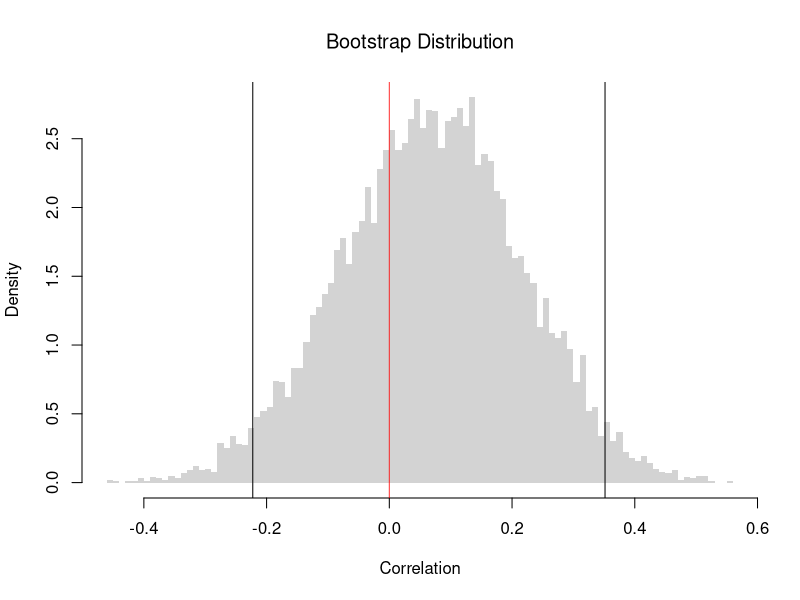
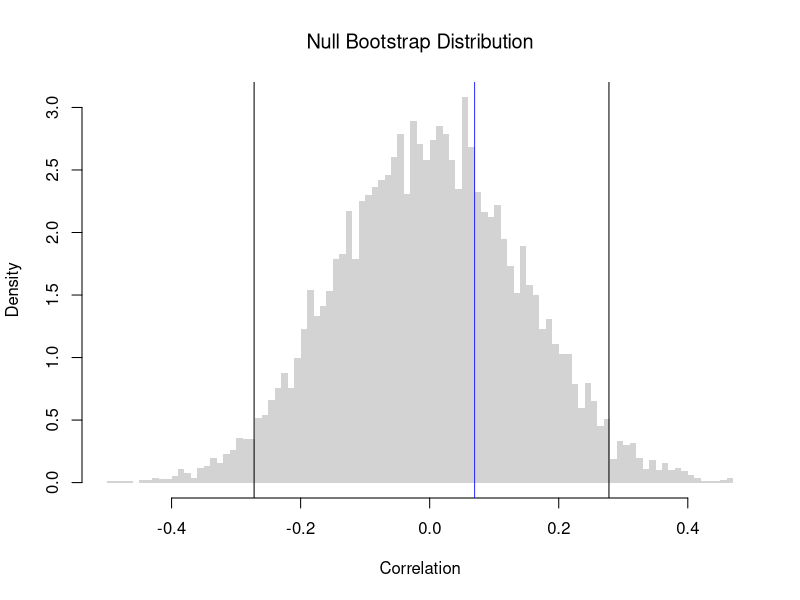
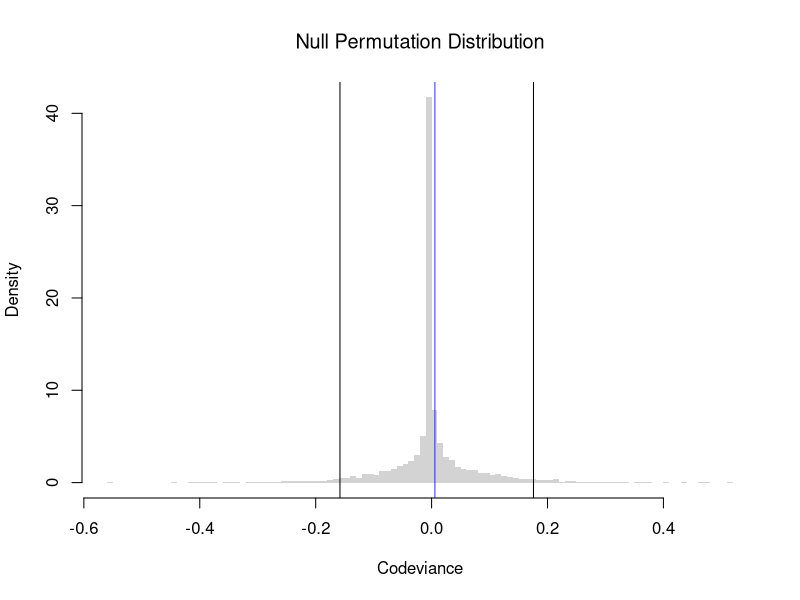
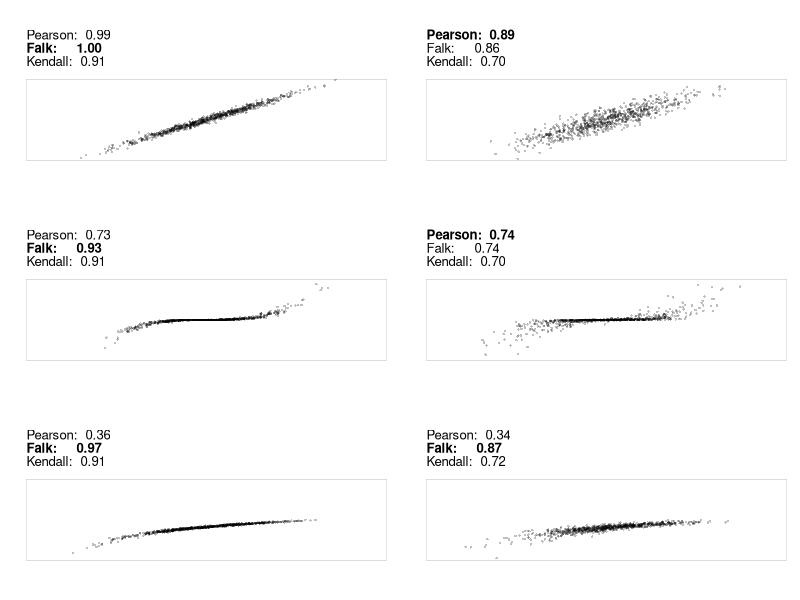
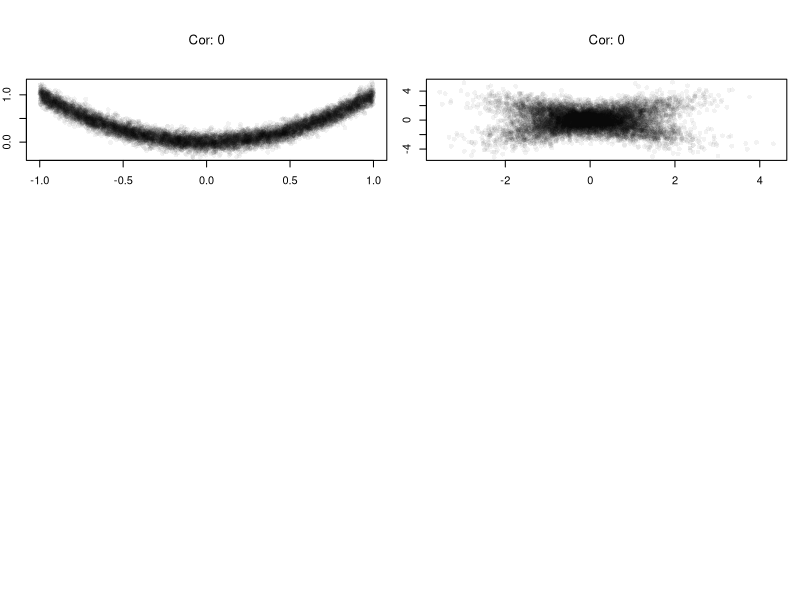
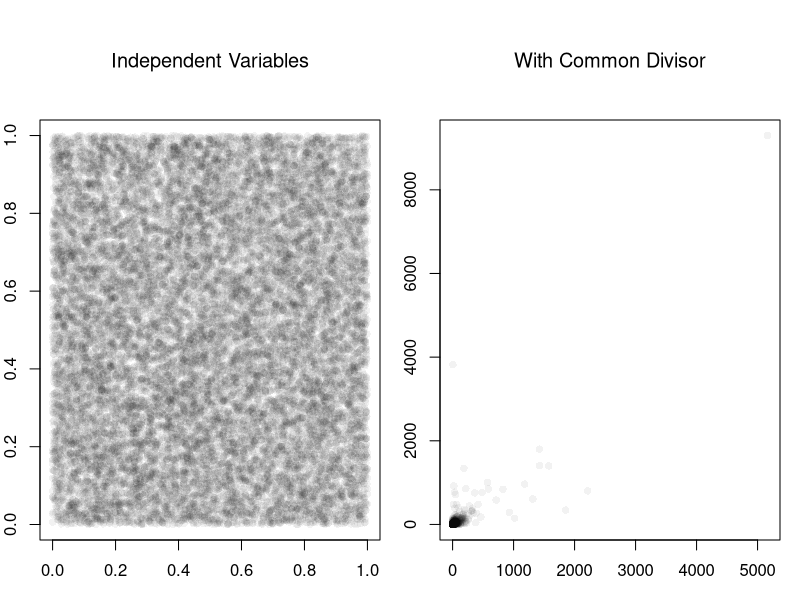
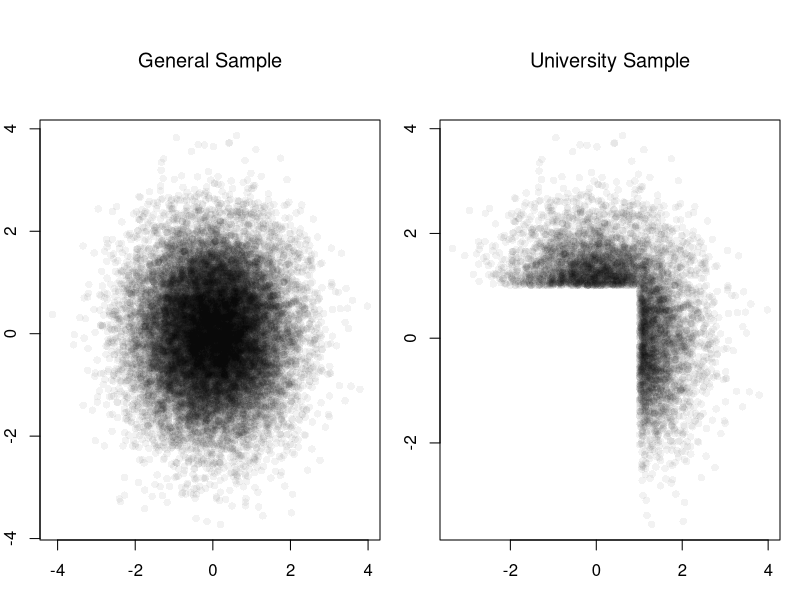
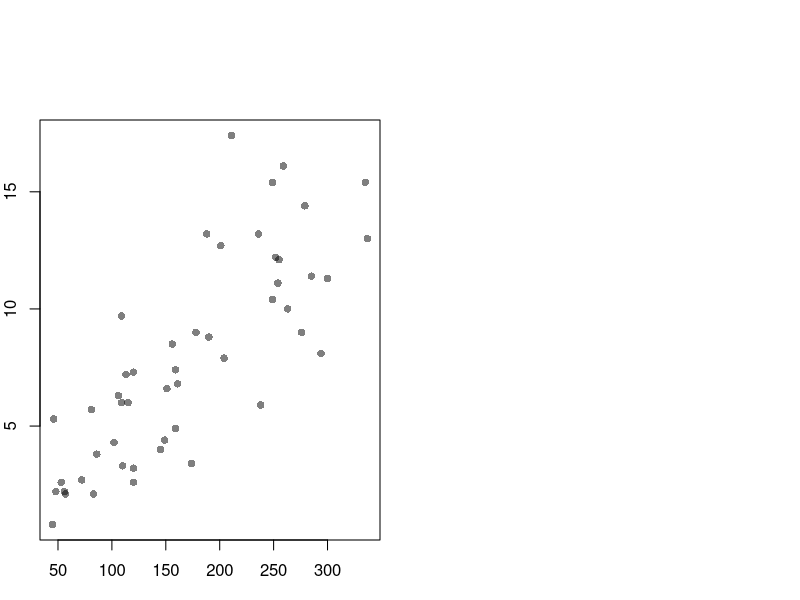

Recreate these plots in R, in order.
## ---- chunk 1
# Create the Data
X <- c(0, 1, 2)
X
Y <- c(0.1, 0.3, 0.2)
Y

# Compute the Means
mX <- mean(X)
mY <- mean(Y)

# Compute the Deviances
dev_X <- X - mX
dev_Y <- Y - mY

# Compute the Covariance
cov_manual <-  sum(dev_X * dev_Y) / length(X)

# Compute the Standard Deviations
var_X <- sum(dev_X^2) / length(X)
sd_X <- sqrt(var_X)
var_Y <- sum(dev_Y^2) / length(Y)
sd_Y <- sqrt(var_Y)

# Compute the Correlation
cor_manual <- cov_manual / (sd_X * sd_Y)
cor_manual

# Verify with the built-in function
cor(X, Y)
## ---- chunk 2
# Load the Data
xy <- USArrests[, c('Murder', 'UrbanPop')]
xy_cor <- cor(xy[, 1], xy[, 2])
#plot(xy, pch=16, col=grey(0, .25))
    
# Bootstrap Distribution of Correlation
n <- nrow(xy)
bootstrap_cor <- rep(NA, 9999)
for(b in seq(bootstrap_cor) ){
    xy_b <- xy[sample(n, replace=TRUE), ]
    xy_cor_b <- cor(xy_b[, 1], xy_b[, 2])
    bootstrap_cor[b] <- xy_cor_b
}
hist(bootstrap_cor, breaks=100,
    border=NA, freq=FALSE,
    xlab='Correlation',
    main=NA)
title('Bootstrap Distribution', font.main=1)

## Test whether correlation is statistically different from 0
boot_ci <- quantile(bootstrap_cor, probs=c(0.025, 0.975))
abline(v=boot_ci)
abline(v=0, col=rgb(1, 0, 0, .8))
## ---- chunk 3
xy <- USArrests[, c('Murder', 'UrbanPop')]
xy_cor <- cor(xy[, 1], xy[, 2])
#plot(xy, pch=16, col=grey(0, .25))
    
# Null Bootstrap Distribution of Correlation
n <- nrow(xy)
null_bootstrap_cor <- rep(NA, 9999)
for(b in seq(null_bootstrap_cor) ){
    xy_b <- xy
    xy_b[, 'UrbanPop'] <- xy[sample(n, replace=TRUE), 'UrbanPop'] ## Reshuffle X
    xy_cor_b <- cor(xy_b[, 1], xy_b[, 2])
    null_bootstrap_cor[b] <- xy_cor_b
}
hist(null_bootstrap_cor, breaks=100,
    border=NA, freq=FALSE,
    xlab='Correlation',
    main=NA)
title('Null Bootstrap Distribution', font.main=1)

## Test whether correlation is statistically different from 0
boot_ci <- quantile(null_bootstrap_cor, probs=c(0.025, 0.975))
abline(v=boot_ci)
abline(v=xy_cor, col=rgb(0, 0, 1, .8))
## ---- chunk 4
codev <- function(xy) {
  # Compute medians for each column
  med <- apply(xy, 2, median)
  # Subtract the medians from each column
  xm <- sweep(xy, 2, med, '-')
  # Compute CoDev
  CoDev <- median(xm[, 1] * xm[, 2])
  # Compute the medians of absolute deviation
  MadProd <- prod( apply(abs(xm), 2, median) )
  # Return the robust correlation measure
  return( CoDev / MadProd)
}
xy_codev <- codev(xy)
xy_codev
## ---- chunk 5
xy_small <- cbind(X=c(1,2,3,4,5), Y=c(2,1,4,3,6))
codev(xy_small)
## ---- chunk 6
xy <- USArrests[, c('Murder', 'UrbanPop')]
xy_cor <- cor(xy[, 1], xy[, 2])
#plot(xy, pch=16, col=grey(0, .25))
    
# Null Permutation Distribution of Codeviance
n <- nrow(xy)
null_permutation_codev <- rep(NA, 9999)
for(b in seq(null_permutation_codev) ){
    xy_b <- xy
    xy_b[, 'UrbanPop'] <- xy[sample(n, replace=FALSE), 'UrbanPop'] ## Reshuffle X
    xy_codev_b <- codev(xy_b)
    null_permutation_codev[b] <- xy_codev_b
}
hist(null_permutation_codev, breaks=100,
    border=NA, freq=FALSE,
    xlab='Codeviance',
    main=NA)
title('Null Permutation Distribution', font.main=1)

## Test whether correlation is statistically different from 0
abline(v=quantile(null_permutation_codev, probs=c(0.025, 0.975)))
abline(v=xy_codev, col=rgb(0, 0, 1, .8))
## ---- chunk 7
xy <- USArrests[, c('Murder', 'UrbanPop')]
xy[, 1] <- rank(xy[, 1] )
xy[, 2] <- rank(xy[, 2] )
# plot(xy, pch=16, col=grey(0, .25))
KT <- cor(xy[, 1], xy[, 2], method = 'kendall')
round(KT, 3)
## ---- chunk 8
cor(c(1,2,3,4), c(1,3,2,4), method='kendall')
## ---- chunk 9
xy <- USArrests[, c('Murder', 'UrbanPop')]
KT <- cor(xy[, 1], xy[, 2], method='kendall')
## ---- chunk 10
#| fig-width: 8
#| fig-height: 8
## https://commons.wikimedia.org/wiki/File:Correlation_examples2.svg

MyPlot <- function(xy, xlim = c(-4, 4), ylim = c(-3, 3)) {
   plot(xy, main = NA, xlab = '', ylab = '',
        col = grey(0, .25), pch=16, cex=.5,
        xaxt = 'n', yaxt = 'n', bty = 'n',
        xlim = xlim, ylim = ylim)
    box(lwd=.1)
    
    cor1 <- cor(xy[, 1], xy[, 2])
    cor2 <- codev(xy)
    cor3 <- cor(xy[, 1], xy[, 2], method='kendall')
    cors <- c(cor1, cor2, cor3)
    
    #cor3 <- abs(generalCorr::gmcmtx0( xy[, c(1, 2)])[2])
    #cor4 <- Rfast::dcor( xy[, 1], xy[, 2])[[4]]
    #cor5 <- XICOR::xicor( xy[, 1], xy[, 2]) ## cor( xy[, 1], xy[, 2], method='kendall') 

    fm <- cors*0 + 1
    fm[which.max(abs(cors))] <- 2
    title(paste0('Pearson:  ',  formatC(cor1, digits=2, format='f')),
        line=3, adj=0, font.main=fm[1])
    title(paste0('Falk:     ',  formatC(cor2, digits=2, format='f')),
        line=2, adj=0, font.main=fm[2])    
    title(paste0('Kendall:  ',  formatC(cor3, digits=2, format='f')),
        line=1, adj=0, font.main=fm[3])
}

MvNormal <- function(n = 1000, cor, f) {
   for (i in cor) {
      sd = matrix(c(1, i, i, 1), ncol = 2)
      x = mvtnorm::rmvnorm(n, c(0, 0), sd)
      x[, 2] <- f(x[, 2])
      MyPlot(x)
   }
}

output <- function() {
   par(mfrow = c(3, 2), oma = c(0, 0, 0, 0), mar=c(3, 2, 6, 1))
   cor <- c(0.99, 0.9)
   MvNormal(800, cor, function(y){y});
   MvNormal(800, cor, function(y){(y/2)^3});
   MvNormal(800, cor, function(y){log( (y-min(y)+.Machine[['double.eps']])/(max(y)-min(y)) ) });
}
output()
## ---- chunk 11
xy <- USArrests[, c('Murder', 'UrbanPop')]
xy[, 1] <- cut(xy[, 1], 3)
xy[, 2] <- cut(xy[, 2], 4)
table(xy)

CV <- function(xy){
    # Create a contingency table from the categorical variables
    tbl <- table(xy)
    # Compute the chi-square statistic (without Yates' continuity correction)
    chi2 <- chisq.test(tbl, correct=FALSE)[['statistic']]
    # Total sample size
    n <- sum(tbl)
    # Compute the minimum degrees of freedom (min(rows-1, columns-1))
    df_min <- min(nrow(tbl) - 1, ncol(tbl) - 1)
    # Calculate Cramer's V
    V <- sqrt((chi2 / n) / df_min)
    return(V)
}
CV(xy)

# DescTools::CramerV( table(xy) )
## ---- chunk 12
# Observed 2x2 table
O <- rbind(degree    = c(employed=30, unemployed=10),
           no_degree = c(20, 40))
n <- sum(O)

# Expected counts under independence
E <- outer(rowSums(O), colSums(O)) / n

# Chi-square statistic and Cramer's V
chi2 <- sum((O - E)^2 / E)
df_min <- min(nrow(O)-1, ncol(O)-1)
c(chi2=chi2, CramerV=sqrt((chi2/n)/df_min))
## ---- chunk 13
set.seed(123)
n <- 10000

# X causes Y via Y = X^2 + noise
X <- runif(n, min = -1, max = 1)
epsilon <- rnorm(n, mean = 0, sd = 0.1)
Y <- X^2 + epsilon  # clear causal effect of X on Y
plot(X, Y, pch=16, col=grey(0, .05),
    main=NA, xlab='X', ylab='Y')

# Correlation over the entire range
title( paste0('Cor: ', round( cor(X, Y), 1) ) ,
    font.main=1)
## ---- chunk 14
# Heterogeneous Effects
X <- rnorm(n) # Randomized 'treatment'

# Heterogeneous effects based on group
group <- rbinom(n, size = 1, prob = 0.5)
epsilon <- rnorm(n, mean = 0, sd = 1)
Y <- ifelse(group == 1,
            X + epsilon,   # positive effect
            -X + epsilon)  # negative effect
plot(X, Y, pch=16, col=grey(0, .05),
    main=NA, xlab='X', ylab='Y')

# Correlation in the pooled sample
title( paste0('Cor: ', round( cor(X, Y), 1) ),
    font.main=1 )
## ---- chunk 15
set.seed(123)
n <- 20000

# Independent components
A <- runif(n)
B <- runif(n)
C <- runif(n)
par(mfrow=c(1, 2))
plot(A, B, pch=16, col=grey(0, .05),
    main=NA, xlab='A', ylab='B')
title('Independent Variables', font.main=1)

# Ratios with a shared denominator
X <- A / C
Y <- B / C
plot(X, Y, pch=16, col=grey(0, .05),
    main=NA, xlab='X', ylab='Y')
title('With Common Divisor', font.main=1)

# Correlation
cor(X, Y)
## ---- chunk 16

# Independent traits in the population
test_score        <- rnorm(n, mean = 0, sd = 1)
extracurriculars  <- rnorm(n, mean = 0, sd = 1)

# Selection above thresholds
threshold <- 1.0
admitted <- (test_score > threshold) | (extracurriculars > threshold)
mean(admitted)  # admission rate

par(mfrow = c(1, 2))
# Full population
plot(test_score, extracurriculars,
     pch=16, col=grey(0, .05),
     main=NA, xlab='Test Score', ylab='Extracurriculars')
title('General Sample', font.main=1)
# Admitted only
plot(test_score[admitted], extracurriculars[admitted],
     pch=16, col=grey(0, .05),
     main=NA, xlab='Test Score', ylab='Extracurriculars')
title('University Sample', font.main=1)
# Correlation among admitted applicants only
cor(test_score[admitted], extracurriculars[admitted])
## ---- chunk 17
plot(Murder ~ Assault, USArrests, pch=16, col=grey(0, .5),
    main=NA, xlab='Assault Arrests', ylab='Murder Arrests')
